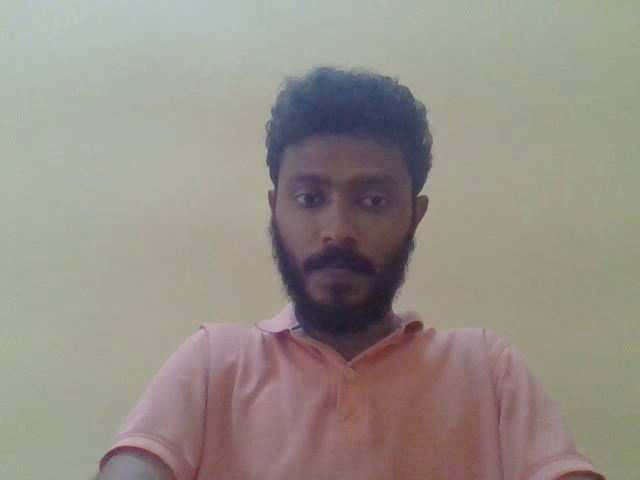
#> input picture frame 15 of Q5/output.mp4, 640 x 480 px, given in place of the camera
$ jupyter execute --allow-errors Q5_Code.ipynb   (text cells are left out)
#> lines starting #> are read from the running program, lines starting #| are printed output that depends on the picture; after the words box and inside, x2 and y2 are one past the last pixel; in counts of white or black regions, pixels touching at a corner belong together
[cell 1]
# !pip install cvzone

[cell 2]
# !pip install mediapipe

[cell 3]
# !pip install "opencv-python-headless<4.3"

[cell 4]
# Importing packages

import time
import numpy as np
## cv2 for processing image files
import cv2

## importing cvzone; this package used to replace static background in the video
import cvzone

## importing SelfiSegmentation class from cvzone package; this class will helps to segment object and background
## in the frame image
from cvzone.SelfiSegmentationModule import SelfiSegmentation

[cell 5]
# Code for recording and saving video capture

## value '0' will return ON the default webcam on computer for recording.
cap = cv2.VideoCapture(0)

## defining the codec
fourcc = cv2.VideoWriter_fourcc(*'XVID')
## create VideoWriter object to save every frame into 'output.mp4' with shape of 640, 480.
out = cv2.VideoWriter('output.mp4', fourcc, 20.0, (640, 480))

# Below loop will show recording scene and save the frame
## loop runs if capturing has been initialized.
while cap.isOpened():
    ## reads frames from a camera
    status, frame = cap.read()
#> frame is the input picture: shape (480, 640, 3); mean B, G, R 134.8, 143.3, 149.8
    # status checks presence of each frame

    ## check if frame is present
    if status == True:
        ## write the frame to 'out' object
        out.write(frame)
        ## output a window showing the video stream as individual frame
        cv2.imshow('frame', frame)

        ## Wait for 'q' key to stop the program
        if cv2.waitKey(1) == ord('q'):
#> (key q is pressed here)
            break

    ## if there is no any frame, will come out of loop
    else:
        break

## Close the window / Release webcam
cap.release()
## After we release our webcam, we also release/end the 'out' object
out.release()
## clearing any associated memory space
cv2.destroyAllWindows()

[cell 6]
# Here, we will change the background of saved/recorded video

## importing video file
vid = cv2.VideoCapture('output.mp4')

## choosing the backgroung image
bg_img = cv2.imread('bg_image.jpg')
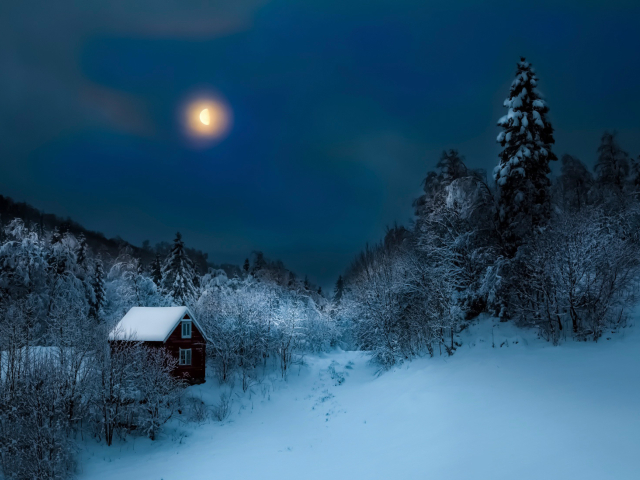
#> input picture Q5/bg_image.jpg, 640 x 480 px
#> bg_img is the input picture: shape (480, 640, 3); mean B, G, R 106.4, 78.5, 38.7
## Reshaping the image to that of video frame
bg_img_rez = cv2.resize(bg_img, (640, 480))
## creating a SelfiSegmentation object
#> (the rest of this cell did not finish here and is left out)

[cell 7]
def draw_flow(img, op_flow, step=16):
    hight, width = img.shape[:2]
    y, x = np.mgrid[step/2:hight:step, step/2:width:step].reshape(2,-1).astype(int)
    fx, fy = op_flow[y,x].T

    lines = np.vstack([x, y, x-fx, y-fy]).T.reshape(-1, 2, 2)
    lines = np.int32(lines + 0.5)

    img_bgr = cv2.cvtColor(img, cv2.COLOR_GRAY2BGR)
    cv2.polylines(img_bgr, lines, 0, (0, 255, 0))

    for (x1, y1), (_x2, _y2) in lines:
        cv2.circle(img_bgr, (x1, y1), 1, (0, 255, 0), -1)

    return img_bgr

[cell 8]
def draw_hsv_flow(op_flow):
    hight, width = img.shape[:2]
    fx, fy = op_flow[:,:,0], op_flow[:,:,1]

    ang = np.arctan2(fy, fx) + np.pi
    v = np.sqrt(fx*fx+fy*fy)

    hsv = np.zeros((hight, width, 3), np.uint8)
    hsv[...,0] = ang*(180/np.pi/2)
    hsv[...,1] = 255
    hsv[...,2] = np.minimum(v*4, 255)
    bgr = cv2.cvtColor(hsv, cv2.COLOR_HSV2BGR)

    return bgr

[cell 9]
vid = cv2.VideoCapture('output.mp4')
_, prev = vid.read()
prev_gray = cv2.cvtColor(prev, cv2.COLOR_BGR2GRAY)
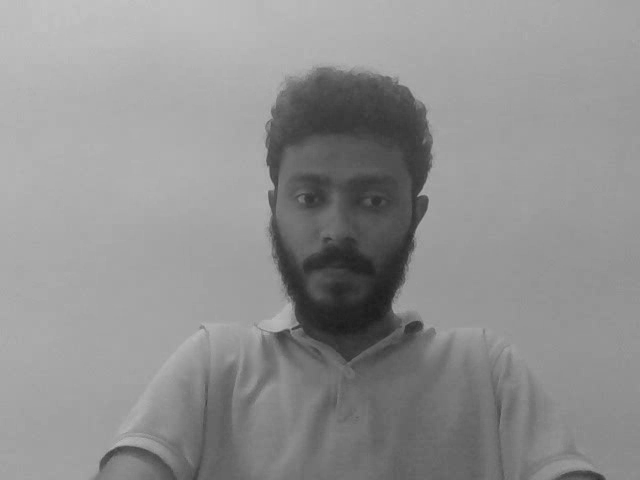
#> prev_gray: shape (480, 640); min 26, max 194, mean 144.2


while True:
    _, img = vid.read()
    curr_gray = cv2.cvtColor(img, cv2.COLOR_BGR2GRAY)
    optical_flow = cv2.calcOpticalFlowFarneback(prev_gray, curr_gray, None, 0.5, 3, 15, 3, 5, 1.2, 0)
    prev_gray = curr_gray

    cv2.imshow('flow', draw_flow(curr_gray, optical_flow))
#> in draw_flow, `fx, fy = op_flow[y,x].T`: fx = 1200 values, max 1.67 at index 1090, min -1.43 at index 422, mean 0.00853; fy = 1200 values, max 1.87 at index 663, min -1.61 at index 932, mean 0.0132
#> in draw_flow, `cv2.polylines(img_bgr, lines, 0, (0, 255, 0))`:
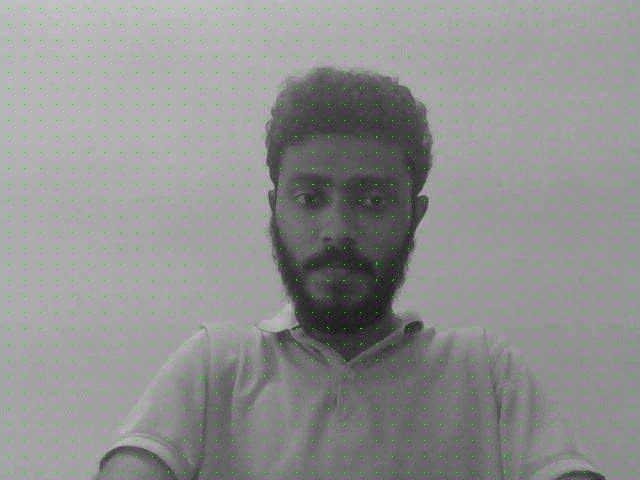
#> img_bgr: shape (480, 640, 3); mean B, G, R 143.6, 144.7, 143.6
#> the loop in draw_flow, `for (x1, y1), (_x2, _y2) in lines:` made 1200 passes
#> (x1, y1, _x2, _y2) on passes 1 to 3: (8, 8, 8, 8), (24, 8, 24, 8), (40, 8, 40, 8)
#> after the loop in draw_flow, `for (x1, y1), (_x2, _y2) in lines:`:
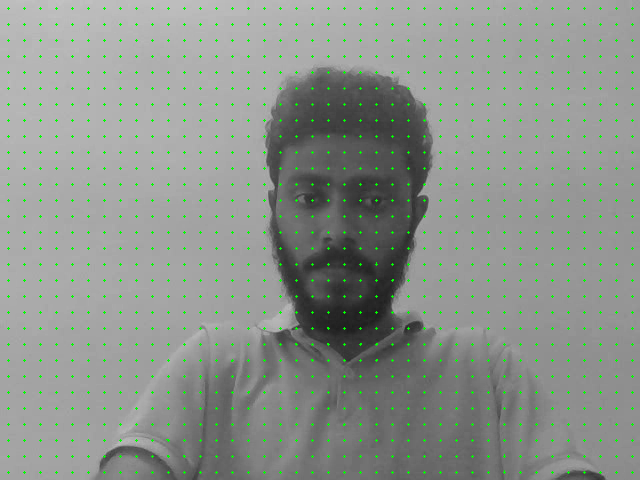
#> img_bgr: shape (480, 640, 3); 1.54% of pixels changed, all inside (x1, y1, x2, y2) = (7, 7, 634, 474)
    cv2.imshow('flow HSV', draw_hsv_flow(optical_flow))
#> in draw_hsv_flow, `fx, fy = op_flow[:,:,0], op_flow[:,:,1]`:
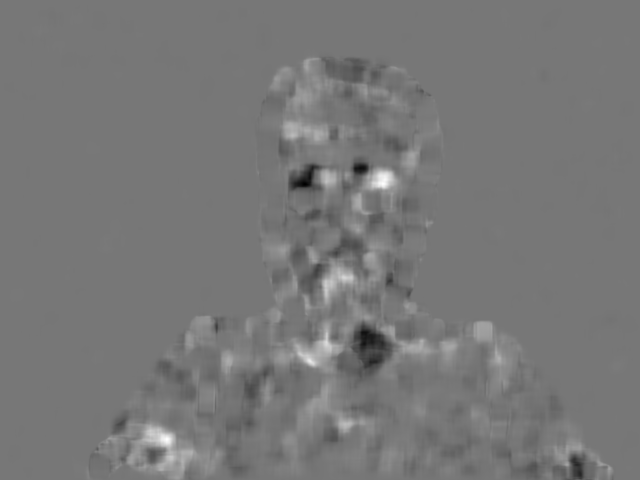
#> fx: shape (480, 640) float32; min -1.62, max 1.84, mean 0.00892; drawn with min black and max white
#> in draw_hsv_flow, `fx, fy = op_flow[:,:,0], op_flow[:,:,1]`:
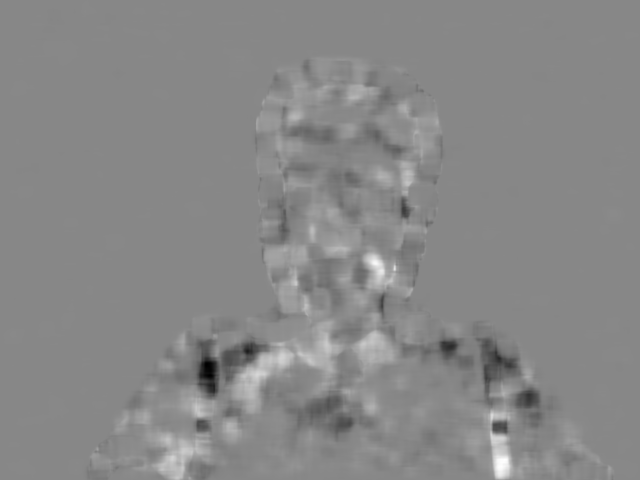
#> fy: shape (480, 640) float32; min -2.34, max 2.06, mean 0.0112; drawn with min black and max white
#> in draw_hsv_flow, `ang = np.arctan2(fy, fx) + np.pi`:
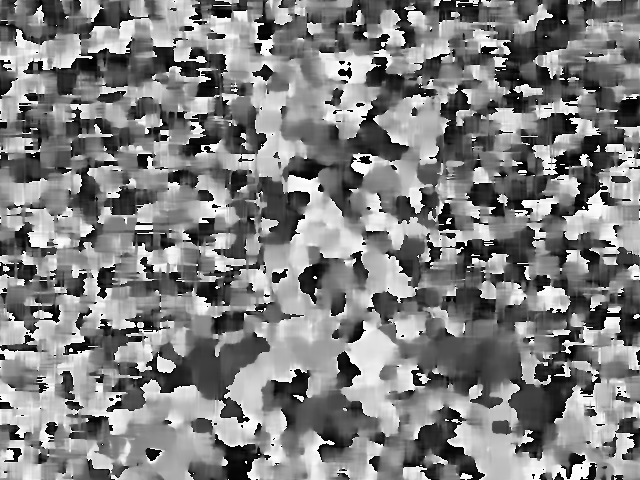
#> ang: shape (480, 640) float32; min 1.67e-06, max 6.28, mean 3.17; drawn with min black and max white
#> in draw_hsv_flow, `v = np.sqrt(fx*fx+fy*fy)`:
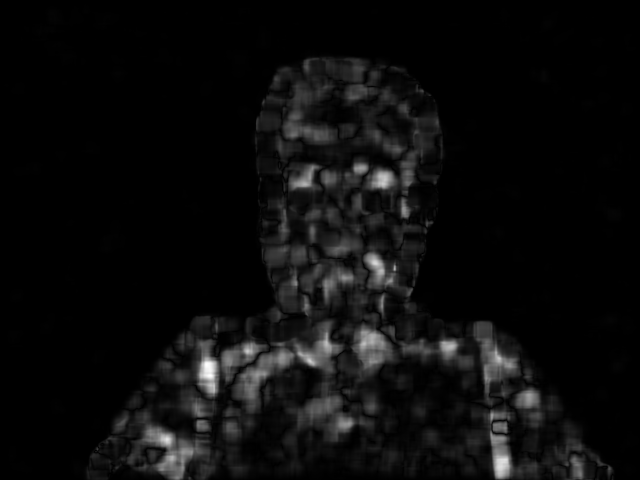
#> v: shape (480, 640) float32; min 1.33e-07, max 2.35, mean 0.115; drawn with min black and max white
#> in draw_hsv_flow, `hsv[...,0] = ang*(180/np.pi/2)`:
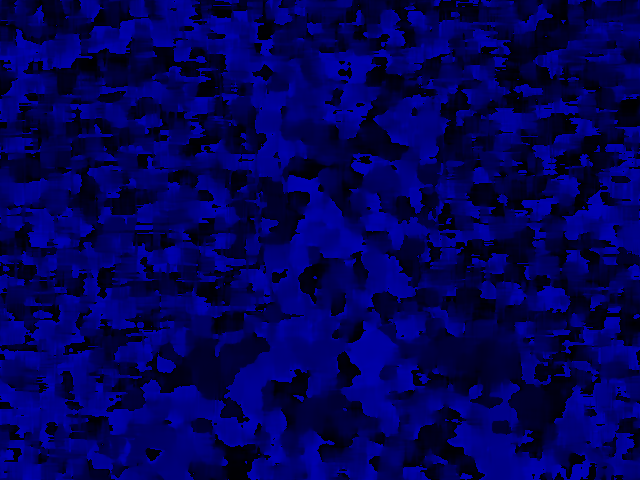
#> hsv: shape (480, 640, 3); mean of channels 0, 1, 2 90.4, 0, 0; drawn as B, G, R
#> in draw_hsv_flow, `hsv[...,1] = 255`:
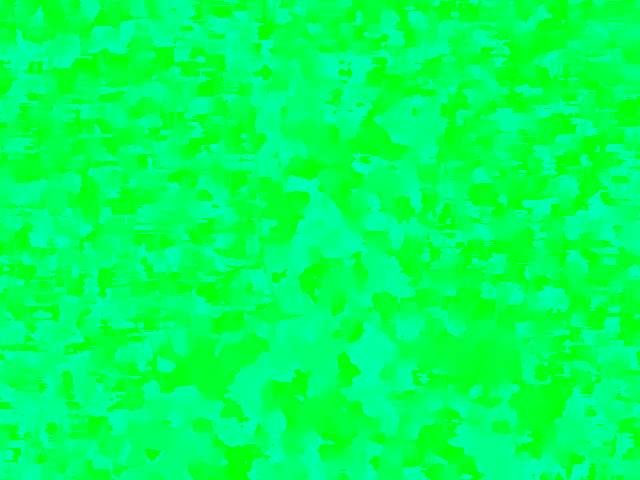
#> hsv: shape (480, 640, 3); mean of channels 0, 1, 2 90.4, 255, 0; drawn as B, G, R
#> in draw_hsv_flow, `hsv[...,2] = np.minimum(v*4, 255)`: hsv: shape (480, 640, 3); 15.51% of pixels changed, all inside (x1, y1, x2, y2) = (87, 58, 613, 480)


    key = cv2.waitKey(5)
#> (key q is pressed here)
    if key == ord('q'):
        break

vid.release()
cv2.destroyAllWindows()

$ run again, starting later in the video
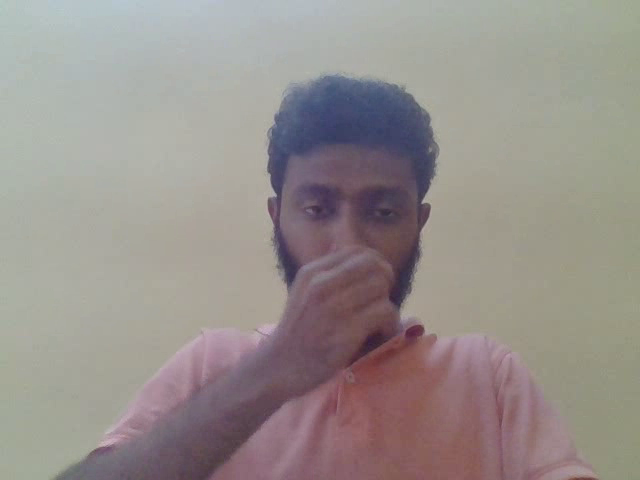
#> input picture frame 71 of Q5/output.mp4, 640 x 480 px, given in place of the camera
#> frame is the input picture: shape (480, 640, 3); mean B, G, R 141, 144.6, 151.8
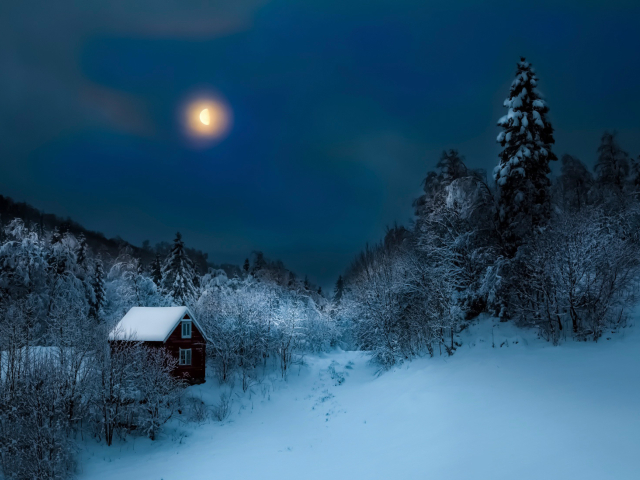
#> input picture Q5/bg_image.jpg, 640 x 480 px
#> bg_img is the input picture: shape (480, 640, 3); mean B, G, R 106.4, 78.5, 38.7
#> in draw_flow, `fx, fy = op_flow[y,x].T`: fx = 1200 values, max 8.41 at index 622, min -3.72 at index 620, mean 0.164; fy = 1200 values, max 12.01 at index 1017, min -3.17 at index 902, mean 0.301
#> the loop in draw_flow, `for (x1, y1), (_x2, _y2) in lines:` made 1200 passes
#> (x1, y1, _x2, _y2) on passes 1 to 3: (8, 8, 8, 8), (24, 8, 24, 8), (40, 8, 40, 8)
#> in draw_hsv_flow, `bgr = cv2.cvtColor(hsv, cv2.COLOR_HSV2BGR)`:
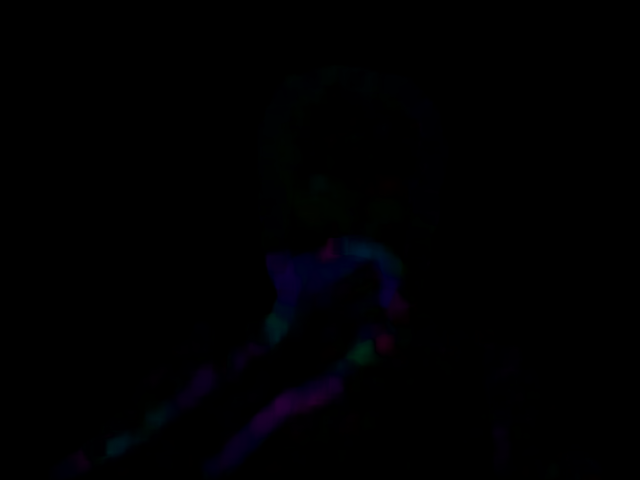
#> bgr: shape (480, 640, 3); mean B, G, R 1.5, 0.3, 0.3

$ run again, starting later in the video
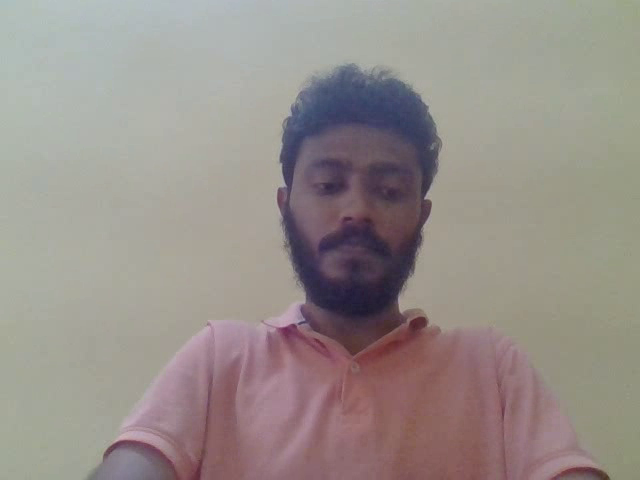
#> input picture frame 127 of Q5/output.mp4, 640 x 480 px, given in place of the camera
#> frame is the input picture: shape (480, 640, 3); mean B, G, R 138.9, 143.4, 151.6
#> in draw_flow, `fx, fy = op_flow[y,x].T`: fx = 1200 values, max 1.03 at index 1154, min -1.59 at index 424, mean -0.0226; fy = 1200 values, max 1.9 at index 972, min -2.48 at index 1111, mean -0.0363
#> the loop in draw_flow, `for (x1, y1), (_x2, _y2) in lines:` made 1200 passes
#> (x1, y1, _x2, _y2) on passes 1 to 3: (8, 8, 8, 8), (24, 8, 24, 8), (40, 8, 40, 8)
#> in draw_hsv_flow, `hsv[...,1] = 255`:
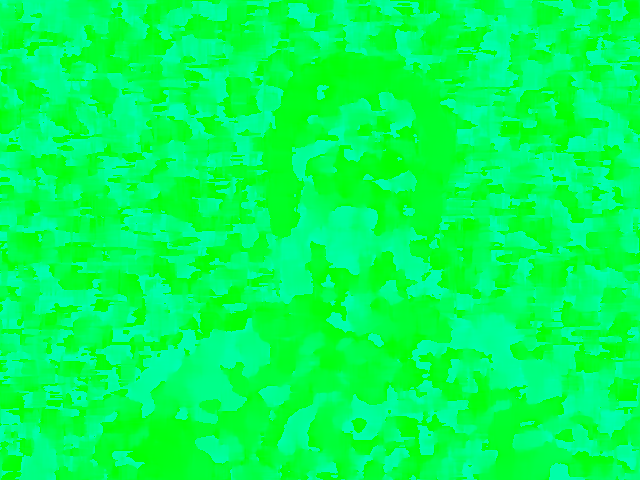
#> hsv: shape (480, 640, 3); mean of channels 0, 1, 2 86.3, 255, 0; drawn as B, G, R
